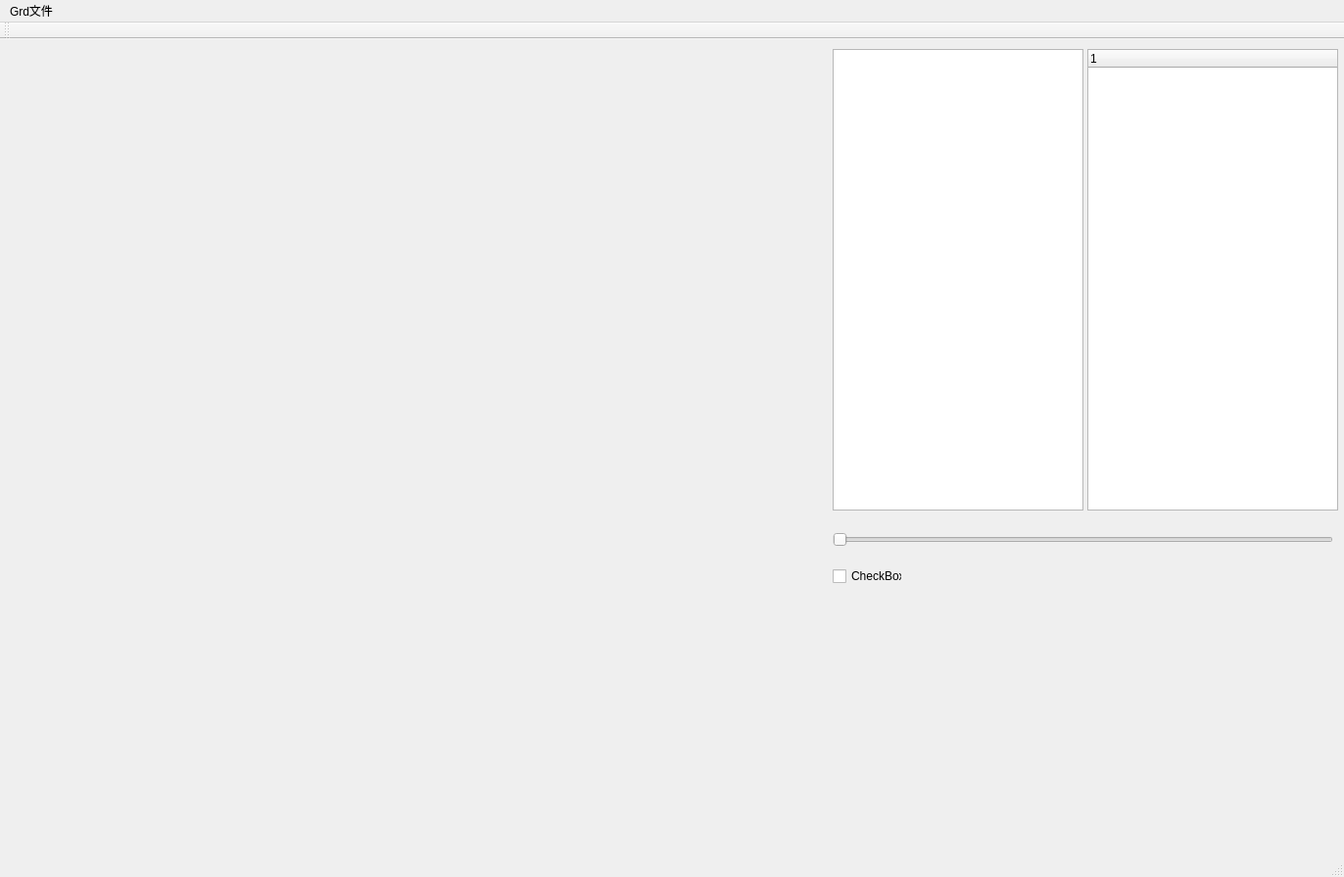
<?xml version="1.0" encoding="UTF-8"?>
<ui version="4.0">
 <class>EV_XldMainClass</class>
 <widget class="QMainWindow" name="EV_XldMainClass">
  <property name="geometry">
   <rect>
    <x>0</x>
    <y>0</y>
    <width>1372</width>
    <height>895</height>
   </rect>
  </property>
  <property name="windowTitle">
   <string>EV_XldMain</string>
  </property>
  <widget class="QWidget" name="centralWidget">
   <widget class="EVWorkspace" name="evWorkspace" native="true">
    <property name="geometry">
     <rect>
      <x>210</x>
      <y>260</y>
      <width>48</width>
      <height>48</height>
     </rect>
    </property>
    <property name="projectName" stdset="0">
     <string>xld.evproj</string>
    </property>
    <property name="localProjectName" stdset="0">
     <string>D:/Projects/XiaolangdiSystem/System/EV_Xld/bin64/MyData/xld.evproj</string>
    </property>
    <property name="useAbsolutePath" stdset="0">
     <bool>false</bool>
    </property>
    <property name="showSplash" stdset="0">
     <bool>false</bool>
    </property>
   </widget>
   <widget class="GlobeWidget" name="globeWidget" native="true">
    <property name="geometry">
     <rect>
      <x>9</x>
      <y>9</y>
      <width>831</width>
      <height>831</height>
     </rect>
    </property>
    <property name="globeName" stdset="0">
     <string>新场景1</string>
    </property>
   </widget>
   <widget class="QTreeWidget" name="treeWidget">
    <property name="geometry">
     <rect>
      <x>1110</x>
      <y>10</y>
      <width>256</width>
      <height>471</height>
     </rect>
    </property>
    <column>
     <property name="text">
      <string notr="true">1</string>
     </property>
    </column>
   </widget>
   <widget class="QTreeView" name="treeView">
    <property name="geometry">
     <rect>
      <x>850</x>
      <y>10</y>
      <width>256</width>
      <height>471</height>
     </rect>
    </property>
   </widget>
   <widget class="QCheckBox" name="checkBox">
    <property name="geometry">
     <rect>
      <x>850</x>
      <y>540</y>
      <width>71</width>
      <height>16</height>
     </rect>
    </property>
    <property name="text">
     <string>CheckBox</string>
    </property>
   </widget>
   <widget class="QSlider" name="horizontalSlider">
    <property name="geometry">
     <rect>
      <x>850</x>
      <y>500</y>
      <width>511</width>
      <height>22</height>
     </rect>
    </property>
    <property name="orientation">
     <enum>Qt::Horizontal</enum>
    </property>
   </widget>
  </widget>
  <widget class="QMenuBar" name="menuBar">
   <property name="geometry">
    <rect>
     <x>0</x>
     <y>0</y>
     <width>1372</width>
     <height>23</height>
    </rect>
   </property>
   <widget class="QMenu" name="menuGrd">
    <property name="title">
     <string>Grd文件</string>
    </property>
    <addaction name="actionReadGrd"/>
    <addaction name="actionGrd2GTiff"/>
    <addaction name="actionGrdLOD"/>
    <addaction name="actionGrdRender"/>
   </widget>
   <addaction name="menuGrd"/>
  </widget>
  <widget class="QToolBar" name="mainToolBar">
   <attribute name="toolBarArea">
    <enum>TopToolBarArea</enum>
   </attribute>
   <attribute name="toolBarBreak">
    <bool>false</bool>
   </attribute>
  </widget>
  <widget class="QStatusBar" name="statusBar"/>
  <action name="actionReadGrd">
   <property name="text">
    <string>Grd文件读取</string>
   </property>
  </action>
  <action name="actionGrd2GTiff">
   <property name="text">
    <string>Grd文件转换</string>
   </property>
  </action>
  <action name="actionGrdLOD">
   <property name="text">
    <string>Grd地形数据处理</string>
   </property>
  </action>
  <action name="actionGrdRender">
   <property name="text">
    <string>Grd地形渲染</string>
   </property>
  </action>
 </widget>
 <layoutdefault spacing="6" margin="11"/>
 <customwidgets>
  <customwidget>
   <class>EVWorkspace</class>
   <extends>QWidget</extends>
   <header>qtplugins/evworkspace.h</header>
  </customwidget>
  <customwidget>
   <class>GlobeWidget</class>
   <extends>QWidget</extends>
   <header>qtplugins/globewidget.h</header>
   <container>1</container>
  </customwidget>
 </customwidgets>
 <resources>
  <include location="ev_xldmain.qrc"/>
 </resources>
 <connections/>
</ui>
